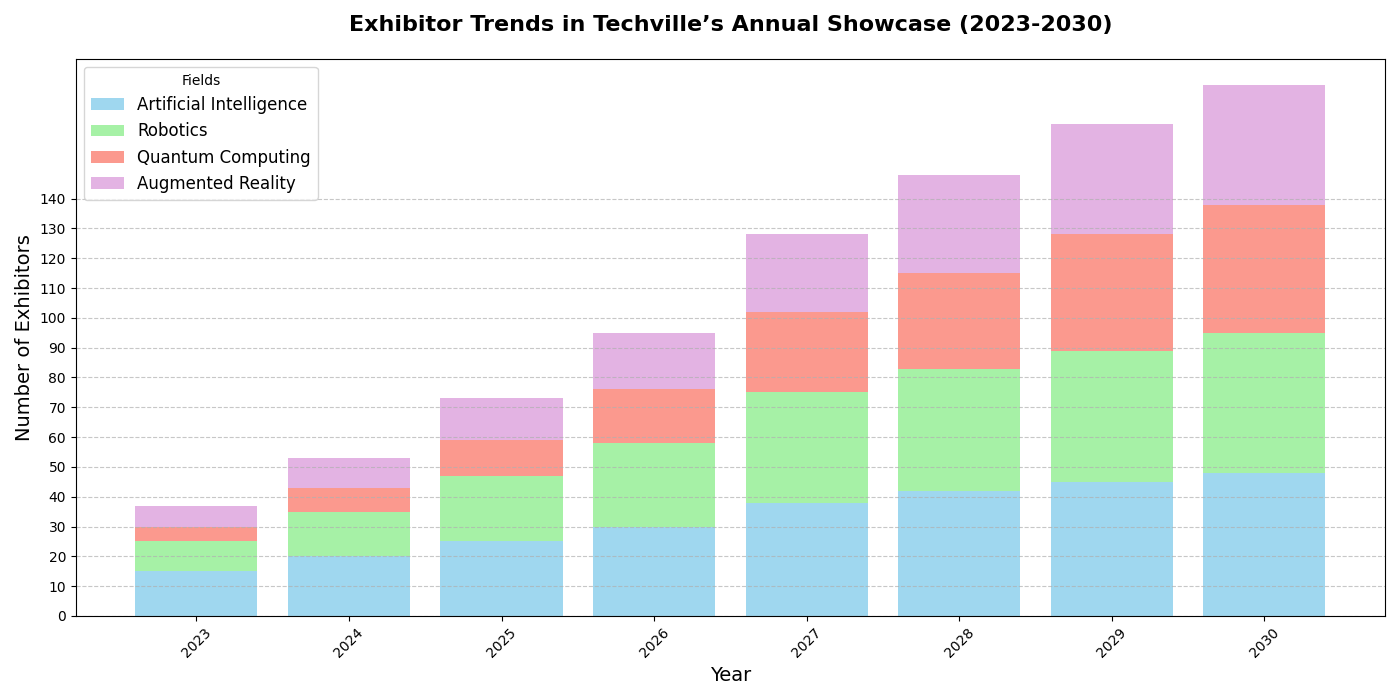

This chart was generated by the following Python code:
import matplotlib.pyplot as plt
import numpy as np

# Define years and categories
years = np.arange(2023, 2031)
categories = ['Artificial Intelligence', 'Robotics', 'Quantum Computing', 'Augmented Reality']

# Data for each category (number of exhibitors)
ai_exhibitors = [15, 20, 25, 30, 38, 42, 45, 48]
robotics_exhibitors = [10, 15, 22, 28, 37, 41, 44, 47]
quantum_exhibitors = [5, 8, 12, 18, 27, 32, 39, 43]
# Newly added data for Augmented Reality
ar_exhibitors = [7, 10, 14, 19, 26, 33, 37, 40]

# Define cumulative values for stacked bar chart
robotics_cumulative = np.array(ai_exhibitors) + np.array(robotics_exhibitors)
quantum_cumulative = robotics_cumulative + np.array(quantum_exhibitors)
# Update with Augmented Reality
ar_cumulative = quantum_cumulative + np.array(ar_exhibitors)

# Set up the figure and axis
fig, ax = plt.subplots(figsize=(14, 7))

# Plot the stacked bar chart
ax.bar(years, ai_exhibitors, label='Artificial Intelligence', color='skyblue', alpha=0.8)
ax.bar(years, robotics_exhibitors, bottom=ai_exhibitors, label='Robotics', color='lightgreen', alpha=0.8)
ax.bar(years, quantum_exhibitors, bottom=robotics_cumulative, label='Quantum Computing', color='salmon', alpha=0.8)
ax.bar(years, ar_exhibitors, bottom=quantum_cumulative, label='Augmented Reality', color='plum', alpha=0.8)

# Title and labels
ax.set_title('Exhibitor Trends in Techville’s Annual Showcase (2023-2030)', fontsize=16, fontweight='bold', pad=20)
ax.set_xlabel('Year', fontsize=14)
ax.set_ylabel('Number of Exhibitors', fontsize=14)

# Adjust x-axis ticks and labels for better readability
ax.set_xticks(years)
ax.set_xticklabels(years, rotation=45)
ax.set_yticks(np.arange(0, 150, step=10))

# Add legend and grid
ax.legend(loc='upper left', fontsize=12, title='Fields')
ax.grid(axis='y', linestyle='--', alpha=0.7)

# Automatically adjust layout to prevent overlap
plt.tight_layout()

# Display the plot
plt.show()
